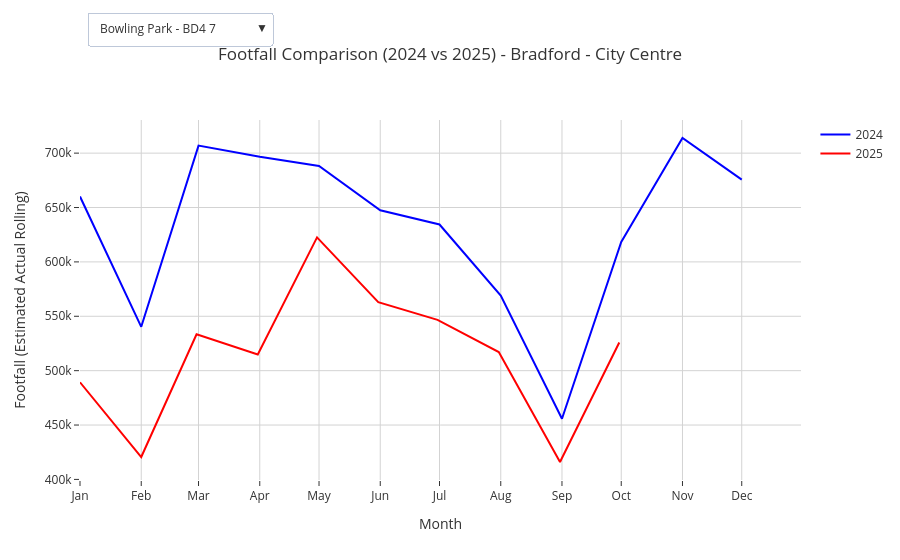

The code cell stored with this chart in its notebook:
### Markdown cell above
## Comparing footfall seasonal trends in 2024 VS 2025

### Code cell
# Plot seasonal footfall line graph,
# with months on the x axis
# allowing to compare footfall between 2024 and 2025
# with a button to select the area of interest

import plotly.express as px
import plotly.graph_objects as go

#Isolate the different regions
regions = footfall['centre_name'].unique()

#Create initial empty figure
fig_Brad24vs25 = go.Figure()
buttons = []

#Loop through each region
for r, region in enumerate(regions):
    df_region = footfall[footfall['centre_name'] == region].sort_values('datestamp')

    #Add 2024 and 2025 lines
    for year, color in zip([2024, 2025], ['blue', 'red']):
        df_year = df_region[df_region['datestamp'].dt.year == year].copy()
        if df_year.empty:
            continue

        x_doy = df_year['datestamp'].dt.dayofyear
        y = df_year['estimated_actual_footfall_rolling']

        #Add lines
        fig_Brad24vs25.add_scatter(
        x= x_doy,
        y= y,
        mode='lines',
        line= dict(color= color, width=2),
        name= f'{year}',
        visible=(r==0),
        customdata= df_year['datestamp'],
        hovertemplate= '📅 %{customdata|%Y-%m-%d}<br> 👣Footfall: %{y:.1f}'
    )

#Add 1 button per region
visibility = [False] * (2 * len(regions))
visibility[i*2] = True #2024 line
visibility[i*2+1] = True #2025 line

buttons.append(dict(
    label=region,
    method='update',
    args=[{'visible': visibility},
        {'title': f'Footfall Comparison (2024 vs 2025) - {region}'}]
))

#Add buttons for dropdown
for i, region in enumerate(regions):
        visible_array = [False] * (2* len(regions))
        visible_array[2*i] = True #2024 line
        visible_array[2*i +1] = True #2025 line
        buttons.append(dict(
            label= region,
            method='update',
            args=[{'visible': visible_array},
                 {'title': f'Footfall Comparison (2024 vs 2025) - {region}'}]
        ))

#Adapt layout with monthly ticks
month_starts = pd.date_range('2024-01-01', '2024-12-31', freq='MS')
month_labels = month_starts.strftime('%b')


#Add dropdown and choose layout
fig_Brad24vs25.update_layout(
    updatemenus=[dict(
        active=0,
        buttons=buttons,
        direction= 'down',
        x= 0.01,
        y=1.3,
        xanchor= 'left',
        yanchor= 'top',
        showactive= True
    )],
    hovermode= 'x unified',
    title= f'Footfall Comparison (2024 vs 2025) - {regions[0]}',
    xaxis=dict(
        title= 'Month',
        tickvals=[d.timetuple().tm_yday for d in month_starts],
        ticktext= month_labels,
        range=[1, 366],
        showgrid= True,
        gridcolor='lightgrey',
        zeroline= False
    ),
    yaxis= dict(
         title='Footfall (Estimated Actual Rolling)',
         showgrid= True,
         gridcolor='lightgrey',
         zeroline= False
    ),
    template= 'ggplot2',
    plot_bgcolor='rgba(0,0,0,0)',
    paper_bgcolor='rgba(0,0,0,0)',
)
    
fig_Brad24vs25.show()

### Figure 1 — Plotly figure (JSON) as saved in the notebook; plotly's stock layout.template omitted (floating-point values rounded to 4 significant figures; data arrays with more than 128 entries replaced by an {"elided": "..."} marker saying what was removed)
{"data": [{"customdata": ["2024-01-01T00:00:00", "2024-02-01T00:00:00", "2024-03-01T00:00:00", "2024-04-01T00:00:00", "2024-05-01T00:00:00", "2024-06-01T00:00:00", "2024-07-01T00:00:00", "2024-08-01T00:00:00", "2024-09-01T00:00:00", "2024-10-01T00:00:00", "2024-11-01T00:00:00", "2024-12-01T00:00:00"], "hovertemplate": "📅 %{customdata|%Y-%m-%d}<br> 👣Footfall: %{y:.1f}", "line": {"color": "blue", "width": 2}, "mode": "lines", "name": "2024", "type": "scatter", "visible": true, "x": [1, 32, 61, 92, 122, 153, 183, 214, 245, 275, 306, 336], "y": [660090, 540310, 706891, 696680, 688192, 647488, 634376, 569105, 455770, 618314, 713915, 675649]}, {"customdata": ["2025-01-01T00:00:00", "2025-02-01T00:00:00", "2025-03-01T00:00:00", "2025-04-01T00:00:00", "2025-05-01T00:00:00", "2025-06-01T00:00:00", "2025-07-01T00:00:00", "2025-08-01T00:00:00", "2025-09-01T00:00:00", "2025-10-01T00:00:00"], "hovertemplate": "📅 %{customdata|%Y-%m-%d}<br> 👣Footfall: %{y:.1f}", "line": {"color": "red", "width": 2}, "mode": "lines", "name": "2025", "type": "scatter", "visible": true, "x": [1, 32, 60, 91, 121, 152, 182, 213, 244, 274], "y": [489305, 420607, 533470, 514820, 622557, 563007, 546755, 517150, 416020, 525938]}, {"customdata": ["2024-01-01T00:00:00", "2024-02-01T00:00:00", "2024-03-01T00:00:00", "2024-04-01T00:00:00", "2024-05-01T00:00:00", "2024-06-01T00:00:00", "2024-07-01T00:00:00", "2024-08-01T00:00:00", "2024-09-01T00:00:00", "2024-10-01T00:00:00", "2024-11-01T00:00:00", "2024-12-01T00:00:00"], "hovertemplate": "📅 %{customdata|%Y-%m-%d}<br> 👣Footfall: %{y:.1f}", "line": {"color": "blue", "width": 2}, "mode": "lines", "name": "2024", "type": "scatter", "visible": false, "x": [1, 32, 61, 92, 122, 153, 183, 214, 245, 275, 306, 336], "y": [245728, 220005, 224627, 206842, 193908, 169630, 173530, 164611, 158629, 192273, 189540, 177263]}, {"customdata": ["2025-01-01T00:00:00", "2025-02-01T00:00:00", "2025-03-01T00:00:00", "2025-04-01T00:00:00", "2025-05-01T00:00:00", "2025-06-01T00:00:00", "2025-07-01T00:00:00", "2025-08-01T00:00:00", "2025-09-01T00:00:00", "2025-10-01T00:00:00"], "hovertemplate": "📅 %{customdata|%Y-%m-%d}<br> 👣Footfall: %{y:.1f}", "line": {"color": "red", "width": 2}, "mode": "lines", "name": "2025", "type": "scatter", "visible": false, "x": [1, 32, 60, 91, 121, 152, 182, 213, 244, 274], "y": [160651, 132620, 127835, 123205, 144774, 147013, 203783, 215851, 190070, 80322]}, {"customdata": ["2024-01-01T00:00:00", "2024-02-01T00:00:00", "2024-03-01T00:00:00", "2024-04-01T00:00:00", "2024-05-01T00:00:00", "2024-06-01T00:00:00", "2024-07-01T00:00:00", "2024-08-01T00:00:00", "2024-09-01T00:00:00", "2024-10-01T00:00:00", "2024-11-01T00:00:00", "2024-12-01T00:00:00"], "hovertemplate": "📅 %{customdata|%Y-%m-%d}<br> 👣Footfall: %{y:.1f}", "line": {"color": "blue", "width": 2}, "mode": "lines", "name": "2024", "type": "scatter", "visible": false, "x": [1, 32, 61, 92, 122, 153, 183, 214, 245, 275, 306, 336], "y": [275913, 258852, 352964, 258958, 183264, 180503, 182656, 194576, 209941, 211524, 195042, 191456]}, {"customdata": ["2025-01-01T00:00:00", "2025-02-01T00:00:00", "2025-03-01T00:00:00", "2025-04-01T00:00:00", "2025-05-01T00:00:00", "2025-06-01T00:00:00", "2025-07-01T00:00:00", "2025-08-01T00:00:00", "2025-09-01T00:00:00", "2025-10-01T00:00:00"], "hovertemplate": "📅 %{customdata|%Y-%m-%d}<br> 👣Footfall: %{y:.1f}", "line": {"color": "red", "width": 2}, "mode": "lines", "name": "2025", "type": "scatter", "visible": false, "x": [1, 32, 60, 91, 121, 152, 182, 213, 244, 274], "y": [169311, 128989, 124025, 137589, 213802, 183142, 199842, 212565, 198055, 180919]}, {"customdata": ["2024-01-01T00:00:00", "2024-02-01T00:00:00", "2024-03-01T00:00:00", "2024-04-01T00:00:00", "2024-05-01T00:00:00", "2024-06-01T00:00:00", "2024-07-01T00:00:00", "2024-08-01T00:00:00", "2024-09-01T00:00:00", "2024-10-01T00:00:00", "2024-11-01T00:00:00", "2024-12-01T00:00:00"], "hovertemplate": "📅 %{customdata|%Y-%m-%d}<br> 👣Footfall: %{y:.1f}", "line": {"color": "blue", "width": 2}, "mode": "lines", "name": "2024", "type": "scatter", "visible": false, "x": [1, 32, 61, 92, 122, 153, 183, 214, 245, 275, 306, 336], "y": [281297, 254396, 335435, 303964, 292420, 279029, 265270, 270722, 253589, 221814, 217029, 220996]}, {"customdata": ["2025-01-01T00:00:00", "2025-02-01T00:00:00", "2025-03-01T00:00:00", "2025-04-01T00:00:00", "2025-05-01T00:00:00", "2025-06-01T00:00:00", "2025-07-01T00:00:00", "2025-08-01T00:00:00", "2025-09-01T00:00:00", "2025-10-01T00:00:00"], "hovertemplate": "📅 %{customdata|%Y-%m-%d}<br> 👣Footfall: %{y:.1f}", "line": {"color": "red", "width": 2}, "mode": "lines", "name": "2025", "type": "scatter", "visible": false, "x": [1, 32, 60, 91, 121, 152, 182, 213, 244, 274], "y": [193595, 174980, 207671, 217816, 242820, 206887, 170978, 191227, 236198, 264877]}, {"customdata": ["2024-01-01T00:00:00", "2024-02-01T00:00:00", "2024-03-01T00:00:00", "2024-04-01T00:00:00", "2024-05-01T00:00:00", "2024-06-01T00:00:00", "2024-07-01T00:00:00", "2024-08-01T00:00:00", "2024-09-01T00:00:00", "2024-10-01T00:00:00", "2024-11-01T00:00:00", "2024-12-01T00:00:00"], "hovertemplate": "📅 %{customdata|%Y-%m-%d}<br> 👣Footfall: %{y:.1f}", "line": {"color": "blue", "width": 2}, "mode": "lines", "name": "2024", "type": "scatter", "visible": false, "x": [1, 32, 61, 92, 122, 153, 183, 214, 245, 275, 306, 336], "y": [252869, 241696, 251490, 215406, 183551, 167189, 164609, 174520, 198316, 202581, 180105, 170501]}, {"customdata": ["2025-01-01T00:00:00", "2025-02-01T00:00:00", "2025-03-01T00:00:00", "2025-04-01T00:00:00", "2025-05-01T00:00:00", "2025-06-01T00:00:00", "2025-07-01T00:00:00", "2025-08-01T00:00:00", "2025-09-01T00:00:00", "2025-10-01T00:00:00"], "hovertemplate": "📅 %{customdata|%Y-%m-%d}<br> 👣Footfall: %{y:.1f}", "line": {"color": "red", "width": 2}, "mode": "lines", "name": "2025", "type": "scatter", "visible": false, "x": [1, 32, 60, 91, 121, 152, 182, 213, 244, 274], "y": [158331, 129441, 125732, 139905, 157649, 144902, 160635, 187540, 237400, 258072]}, {"customdata": {"elided": "361 str values"}, "hovertemplate": "📅 %{customdata|%Y-%m-%d}<br> 👣Footfall: %{y:.1f}", "line": {"color": "blue", "width": 2}, "mode": "lines", "name": "2024", "type": "scatter", "visible": false, "x": {"elided": "361 int values"}, "y": {"elided": "361 int values"}}, {"customdata": {"elided": "312 str values"}, "hovertemplate": "📅 %{customdata|%Y-%m-%d}<br> 👣Footfall: %{y:.1f}", "line": {"color": "red", "width": 2}, "mode": "lines", "name": "2025", "type": "scatter", "visible": false, "x": {"elided": "312 int values"}, "y": {"elided": "312 int values"}}, {"customdata": ["2024-01-01T00:00:00", "2024-02-01T00:00:00", "2024-03-01T00:00:00", "2024-04-01T00:00:00", "2024-05-01T00:00:00", "2024-06-01T00:00:00", "2024-07-01T00:00:00", "2024-08-01T00:00:00", "2024-09-01T00:00:00", "2024-10-01T00:00:00", "2024-11-01T00:00:00", "2024-12-01T00:00:00"], "hovertemplate": "📅 %{customdata|%Y-%m-%d}<br> 👣Footfall: %{y:.1f}", "line": {"color": "blue", "width": 2}, "mode": "lines", "name": "2024", "type": "scatter", "visible": false, "x": [1, 32, 61, 92, 122, 153, 183, 214, 245, 275, 306, 336], "y": [279635, 284312, 324490, 331752, 278878, 180082, 181917, 187222, 181401, 194582, 185642, 170261]}, {"customdata": ["2025-01-01T00:00:00", "2025-02-01T00:00:00", "2025-03-01T00:00:00", "2025-04-01T00:00:00", "2025-05-01T00:00:00", "2025-06-01T00:00:00", "2025-07-01T00:00:00", "2025-08-01T00:00:00", "2025-09-01T00:00:00", "2025-10-01T00:00:00"], "hovertemplate": "📅 %{customdata|%Y-%m-%d}<br> 👣Footfall: %{y:.1f}", "line": {"color": "red", "width": 2}, "mode": "lines", "name": "2025", "type": "scatter", "visible": false, "x": [1, 32, 60, 91, 121, 152, 182, 213, 244, 274], "y": [151061, 123440, 123838, 133306, 164707, 177999, 196850, 181406, 178942, 152460]}], "layout": {"hovermode": "x unified", "paper_bgcolor": "rgba(0,0,0,0)", "plot_bgcolor": "rgba(0,0,0,0)", "title": {"text": "Footfall Comparison (2024 vs 2025) - Bradford - City Centre"}, "updatemenus": [{"active": 0, "buttons": [{"args": [{"visible": [false, false, false, false, false, false, false, false, false, false, false, false, true, true]}, {"title": "Footfall Comparison (2024 vs 2025) - Bowling Park - BD4 7"}], "label": "Bowling Park - BD4 7", "method": "update"}, {"args": [{"visible": [true, true, false, false, false, false, false, false, false, false, false, false, false, false]}, {"title": "Footfall Comparison (2024 vs 2025) - Bradford - City Centre"}], "label": "Bradford - City Centre", "method": "update"}, {"args": [{"visible": [false, false, true, true, false, false, false, false, false, false, false, false, false, false]}, {"title": "Footfall Comparison (2024 vs 2025) - Bradford - Penistone Hill"}], "label": "Bradford - Penistone Hill", "method": "update"}, {"args": [{"visible": [false, false, false, false, true, true, false, false, false, false, false, false, false, false]}, {"title": "Footfall Comparison (2024 vs 2025) - Cliffe Castle Park - BD20 6"}], "label": "Cliffe Castle Park - BD20 6", "method": "update"}, {"args": [{"visible": [false, false, false, false, false, false, true, true, false, false, false, false, false, false]}, {"title": "Footfall Comparison (2024 vs 2025) - Lister Park - BD9 4"}], "label": "Lister Park - BD9 4", "method": "update"}, {"args": [{"visible": [false, false, false, false, false, false, false, false, true, true, false, false, false, false]}, {"title": "Footfall Comparison (2024 vs 2025) - Wibsey Park - BD6 3"}], "label": "Wibsey Park - BD6 3", "method": "update"}, {"args": [{"visible": [false, false, false, false, false, false, false, false, false, false, true, true, false, false]}, {"title": "Footfall Comparison (2024 vs 2025) - Bradford BID"}], "label": "Bradford BID", "method": "update"}, {"args": [{"visible": [false, false, false, false, false, false, false, false, false, false, false, false, true, true]}, {"title": "Footfall Comparison (2024 vs 2025) - Bowling Park - BD4 7"}], "label": "Bowling Park - BD4 7", "method": "update"}], "direction": "down", "showactive": true, "x": 0.01, "xanchor": "left", "y": 1.3, "yanchor": "top"}], "xaxis": {"gridcolor": "lightgrey", "range": [1, 366], "showgrid": true, "ticktext": ["Jan", "Feb", "Mar", "Apr", "May", "Jun", "Jul", "Aug", "Sep", "Oct", "Nov", "Dec"], "tickvals": [1, 32, 61, 92, 122, 153, 183, 214, 245, 275, 306, 336], "title": {"text": "Month"}, "zeroline": false}, "yaxis": {"gridcolor": "lightgrey", "showgrid": true, "title": {"text": "Footfall (Estimated Actual Rolling)"}, "zeroline": false}}}
